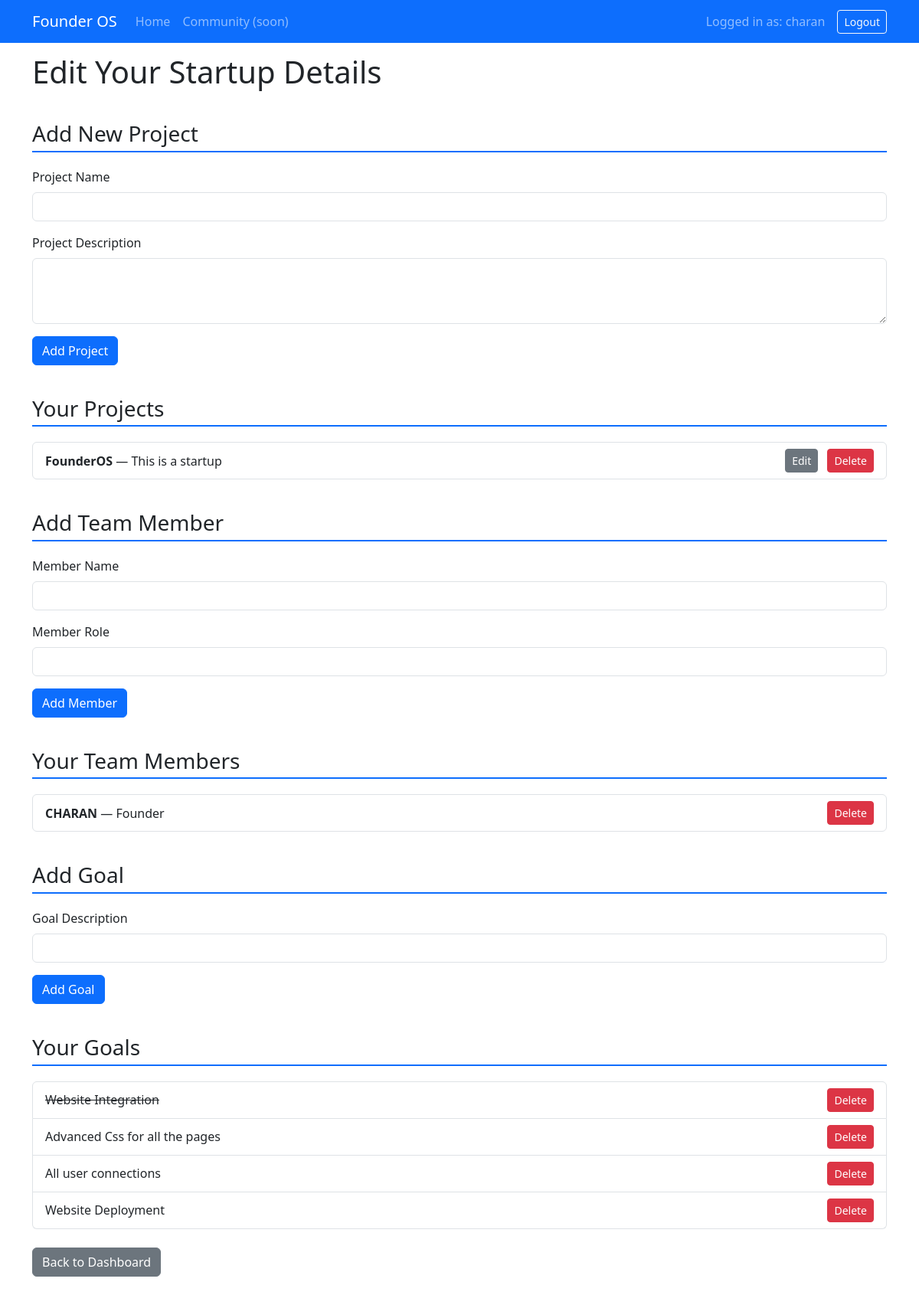
Page /founder/edit (signed in) on the committed database.
### tables this page shows
CREATE TABLE projects (
            id INTEGER PRIMARY KEY AUTOINCREMENT,
            founder_username TEXT,
            project_name TEXT,
            project_desc TEXT
        );

CREATE TABLE team_members (
            id INTEGER PRIMARY KEY AUTOINCREMENT,
            founder_username TEXT,
            member_name TEXT,
            member_role TEXT
        );

CREATE TABLE goals (
            id INTEGER PRIMARY KEY AUTOINCREMENT,
            founder_username TEXT,
            goal_desc TEXT,
            completed INTEGER DEFAULT 0
        );

### app.py (the view, shortened to what this page needs)
@app.route('/founder/edit', methods=['GET', 'POST'], strict_slashes=False)
@app.route('/founder/edit/<int:project_id>', methods=['GET', 'POST'], strict_slashes=False)
def founder_edit(project_id=None):
    if 'role' not in session or session['role'] != 'founder':
        return redirect(url_for('login'))
    founder_username = session['username']
    conn = get_db_connection()
    c = conn.cursor()
    c.execute("SELECT * FROM projects WHERE founder_username=?", (founder_username,))
    projects = c.fetchall()
    c.execute("SELECT * FROM team_members WHERE founder_username=?", (founder_username,))
    team_members = c.fetchall()
    c.execute("SELECT * FROM goals WHERE founder_username=?", (founder_username,))
    goals = c.fetchall()
    project = None
    if project_id is not None:
        c.execute("SELECT * FROM projects WHERE id=? AND founder_username=?", (project_id, founder_username))
        project = c.fetchone()
    conn.close()
    return render_template('founder_edit.html', user=founder_username, projects=projects,
                           project=project, team_members=team_members, goals=goals)

### app.py (called while the page is built)
def get_db_connection():
    conn = sqlite3.connect(DB_PATH)
    conn.row_factory = sqlite3.Row
    return conn

### templates/founder_edit.html (shortened to what this page needs)
<!DOCTYPE html>
<html lang="en">
<head>
  <link href="https://cdn.jsdelivr.net/npm/bootstrap@5.3.0/dist/css/bootstrap.min.css" rel="stylesheet" />
</head>
<body>
  <nav class="navbar navbar-expand-lg fixed-top navbar-dark bg-primary">
    <div class="container">
      <a class="navbar-brand" href="#">Founder OS</a>
      <div class="collapse navbar-collapse" id="navbarNav">
        <ul class="navbar-nav me-auto">
          <li class="nav-item"><a class="nav-link" href="{{ url_for('founder_home') }}">Home</a></li>
          <li class="nav-item"><a class="nav-link" href="#">Community (soon)</a></li>
        </ul>
        <span class="navbar-text me-3">Logged in as: {{ user }}</span>
        <a href="{{ url_for('logout') }}" class="btn btn-outline-light btn-sm">Logout</a>
      </div>
    </div>
  </nav>
  <main class="container">
    <h1>Edit Your Startup Details</h1>
    <section>
      <h3 class="section-header">{{ project and "Edit Project" or "Add New Project" }}</h3>
      <form method="POST" action="{{ url_for('founder_edit', project_id=project.id) if project else url_for('founder_edit') }}">
        <div class="mb-3">
          <label for="project_name" class="form-label">Project Name</label>
          <input
            type="text"
            class="form-control"
            id="project_name"
            name="project_name"
            value="{{ project.project_name if project else '' }}"
            required
          />
        </div>
        <div class="mb-3">
          <label for="project_desc" class="form-label">Project Description</label>
          <textarea
            class="form-control"
            id="project_desc"
            name="project_desc"
            rows="3"
            required
          >{{ project.project_desc if project else '' }}</textarea>
        </div>
        <button type="submit" class="btn btn-primary">{{ project and "Update Project" or "Add Project" }}</button>
      </form>
    </section>
    <section>
      <h3 class="section-header">Your Projects</h3>
      {% if projects %}
      <ul class="list-group">
        {% for p in projects %}
        <li class="list-group-item d-flex justify-content-between align-items-center">
          <div>
            <strong>{{ p.project_name }}</strong> — {{ p.project_desc }}
          </div>
          <div>
            <a href="{{ url_for('founder_edit', project_id=p.id) }}" class="btn btn-sm btn-secondary me-2">Edit</a>
            <form method="POST" action="{{ url_for('founder_edit') }}" style="display:inline-block;" onsubmit="return confirm('Delete project?');">
              <button type="submit" class="btn btn-sm btn-danger">Delete</button>
            </form>
          </div>
        </li>
        {% endfor %}
      </ul>
      {% else %}
      <p>No projects yet.</p>
      {% endif %}
    </section>
    <section>
      <h3 class="section-header">Add Team Member</h3>
      <form method="POST" action="{{ url_for('founder_edit') }}">
        <div class="mb-3">
          <label for="member_name" class="form-label">Member Name</label>
          <input type="text" class="form-control" id="member_name" name="member_name" required />
        </div>
        <div class="mb-3">
          <label for="member_role" class="form-label">Member Role</label>
          <input type="text" class="form-control" id="member_role" name="member_role" required />
        </div>
        <button type="submit" class="btn btn-primary">Add Member</button>
      </form>
      <h3 class="section-header">Your Team Members</h3>
      {% if team_members %}
      <ul class="list-group">
        {% for member in team_members %}
        <li class="list-group-item d-flex justify-content-between align-items-center">
          <div>
            <strong>{{ member.member_name }}</strong> — {{ member.member_role }}
          </div>
          <div>
            <form method="POST" action="{{ url_for('founder_edit') }}" style="display:inline-block;" onsubmit="return confirm('Delete team member?');">
              <button type="submit" class="btn btn-sm btn-danger">Delete</button>
            </form>
          </div>
        </li>
        {% endfor %}
      </ul>
      {% else %}
      <p>No team members yet.</p>
      {% endif %}
    </section>
    <section>
      <h3 class="section-header">Add Goal</h3>
      <form method="POST" action="{{ url_for('founder_edit') }}">
        <div class="mb-3">
          <label for="goal_desc" class="form-label">Goal Description</label>
          <input type="text" class="form-control" id="goal_desc" name="goal_desc" required />
        </div>
        <button type="submit" class="btn btn-primary">Add Goal</button>
      </form>
      <h3 class="section-header">Your Goals</h3>
      {% if goals %}
      <ul class="list-group">
        {% for goal in goals %}
        <li class="list-group-item d-flex justify-content-between align-items-center">
          <div>
            {% if goal.completed %}
            <del>{{ goal.goal_desc }}</del>
            {% else %}
            {{ goal.goal_desc }}
            {% endif %}
          </div>
          <div>
            <form method="POST" action="{{ url_for('founder_edit') }}" style="display:inline-block;" onsubmit="return confirm('Delete goal?');">
              <button type="submit" class="btn btn-sm btn-danger">Delete</button>
            </form>
          </div>
        </li>
        {% endfor %}
      </ul>
      {% else %}
      <p>No goals yet.</p>
      {% endif %}
    </section>
    <div class="my-4">
      <a href="{{ url_for('founder_home') }}" class="btn btn-secondary">Back to Dashboard</a>
    </div>
  </main>
</body>
</html>

### templates/founder_edit.html (style rules this page uses)
body { padding-top: 70px; }
.section-header { margin-top: 40px; margin-bottom: 20px; border-bottom: 2px solid #0d6efd; padding-bottom: 5px; }

### rows in the picture
projects: project_name "FounderOS", project_desc "This is a startup"
team_members: member_name "CHARAN", member_role "Founder"
goals: goal_desc "Website Integration"
goals: goal_desc "Advanced Css for all the pages"
goals: goal_desc "All user connections"
goals: goal_desc "Website Deployment"

### other values in the picture
{{ user }} "charan"
{{ project and "Edit Project" or "Add New Project" }} "Add New Project"
{{ project and "Update Project" or "Add Project" }} "Add Project"
